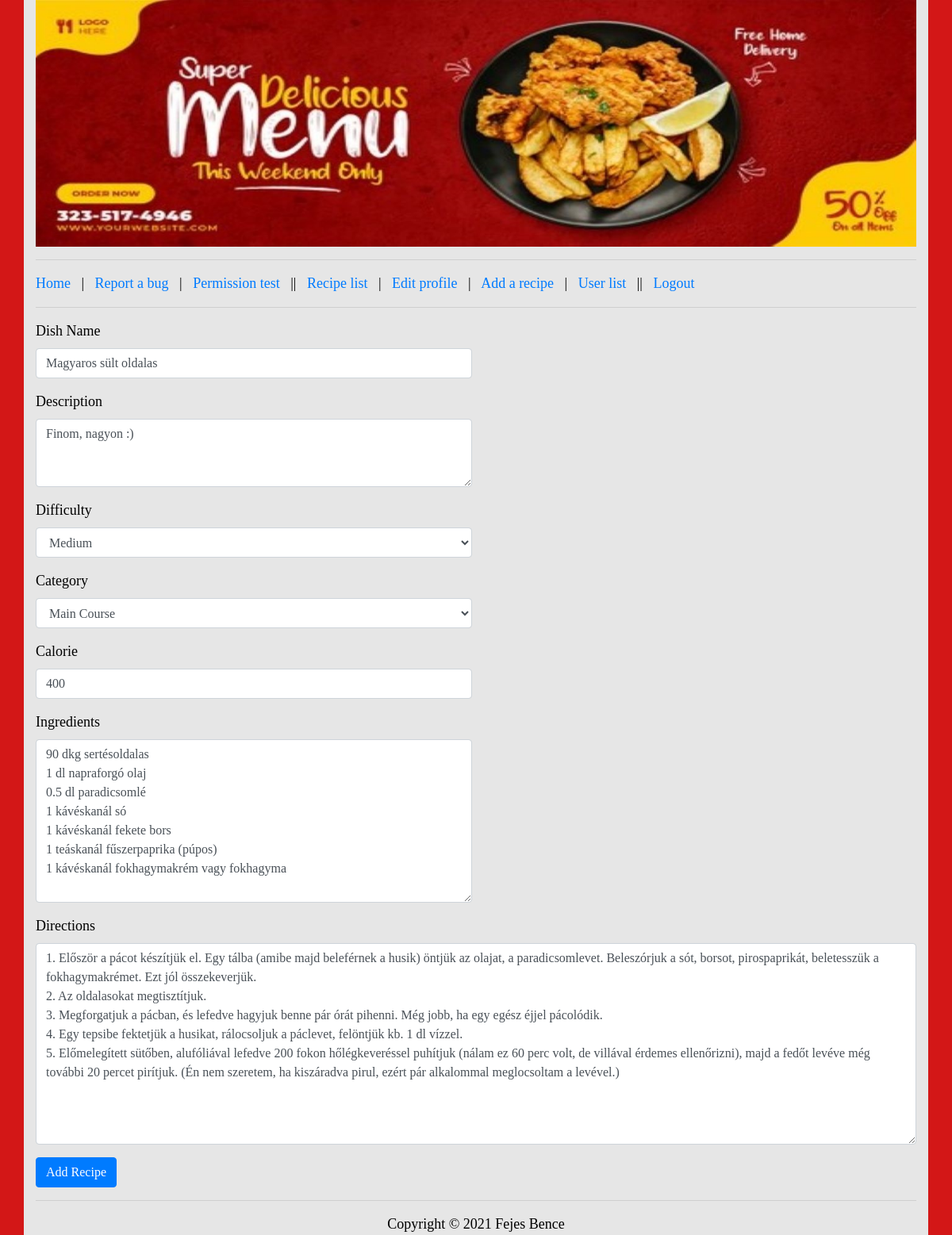
/index.php?P=edit_recipe&e=4 (signed in), run on the app's committed database.
### tables this page shows
CREATE TABLE IF NOT EXISTS `recipes` (
  `id` int NOT NULL AUTO_INCREMENT,
  `dish_name` varchar(64) NOT NULL,
  `difficulty` int NOT NULL,
  `category` varchar(40) NOT NULL,
  `calorie` int NOT NULL,
  `ingredients` mediumtext NOT NULL,
  `directions` mediumtext NOT NULL,
  `description` varchar(500) NOT NULL,
  PRIMARY KEY (`id`)
);

### protected/database.php (called while the page is built, shortened)
<?php
function getConnection() {
	$connection = new PDO(DB_TYPE.':host='.DB_HOST.';dbname='.DB_NAME.';',DB_USER, DB_PASS);
	$connection->exec("SET NAMES '".DB_CHARSET."'");
	return $connection;
}
function getList($queryString, $queryParams = []) {
	$connection = getConnection();
	$statement = $connection->prepare($queryString);
	$success = $statement->execute($queryParams);
	$result = $success ? $statement->fetchAll(PDO::FETCH_ASSOC) : [];
	return $result;
}
?>

### protected/recipes/edit.php (the view, shortened to what this page needs)
<?php if(!isset($_SESSION['permission']) || $_SESSION['permission'] <= 1) : ?>
	<h1>Page access is forbidden!</h1>
<?php else : ?>
	<?php
		$query2 = "SELECT id, dish_name, difficulty, category, calorie, ingredients, directions, description FROM recipes WHERE id = :id ";
		$params2 = [':id' => $_GET['e']];
		$recipes = getList($query2, $params2);
	?>
	<?php foreach ($recipes as $r) : ?>
		<form method="post">
			<div class="form-row">
				<div class="form-group col-md-6">
					<label for="recipeDishName">Dish Name</label>
					<input type="text" class="form-control" id="recipeDishName" name="dish_name" value = "<?=$r['dish_name']?>">
				</div>
			</div>
			<div class="form-row">
				<div class="form-group col-md-6">
					<label for="recipeDescription">Description</label>
					<textarea type="text" placeholder="Please say something about it!" class="form-control" id="recipeDescription" name="description" rows="3"><?=$r['description']?></textarea>
				</div>
			</div>
			<div class="form-row">
				<div class="form-group col-md-6">
			    	<label for="recipeDifficulty">Difficulty</label>
			    	<?php
						$select = array("There is nothing here", "Very Easy", "Easy", "Medium", "Hard", "Very Hard");
						$fromwhere = $r['difficulty']
					?>
			    	<select class="form-control" id="recipeDifficulty" name="difficulty">
			      		<option value="<?=$select[$fromwhere]?>" selected><?=$select[$fromwhere]?></option>
			    	</select>
			  	</div>
			</div>
			<div class="form-row">
				<div class="form-group col-md-6">
					<label for="recipeCategory">Category</label>
					<?php
						$fromwhere = 0;
						$select = array("There is nothing here", "Breakfast", "Soup", "Main Course", "Dessert", "Salad", "Drinks", "Dinner", "Garnish");
					?>
					<?php switch($r['category']){
							case "Main Course": $fromwhere = 3; break;
					} ?>
					<select class="form-control" id="recipeCategory" name="category">
			      		<option value="<?=$select[$fromwhere]?>" selected><?=$select[$fromwhere]?></option>
			    	</select>
				</div>
			</div>
			<div class="form-row">
				<div class="form-group col-md-6">
					<label for="recipeCalorie">Calorie</label>
					<input type="text" class="form-control" id="recipeCalorie" name="calorie"  value = "<?=$r['calorie']?>">
				</div>
			</div>
			<div class="form-row">
				<div class="form-group col-md-6">
					<label for="recipeIngredients">Ingredients</label>
					<textarea type="text" placeholder="Please write the ingredients here! Please split the lines with ENTER!" class="form-control" id="recipeIngredients" name="ingredients" rows="8"><?=$r['ingredients']?></textarea>
				</div>
			</div>
			<div class="form-row">
				<div class="form-group col-md-12">
					<label for="recipeDirections">Directions</label>
					<textarea type="text" placeholder="Please write the instuctions here! Please split the lines with ENTER!" class="form-control" id="recipeDirections" name="directions" rows="10"><?=$r['directions']?></textarea>
				</div>
			</div>
			<button type="submit" class="btn btn-primary" name="addRecipe">Add Recipe</button>
		</form>
	<?php endforeach; ?>
<?php endif; ?>

### public/style.css (style rules this page uses)
body { background-color: #d31717; font-family: "Times New Roman"; font-size: 18px; color: #000000; }

### data on the page
recipes: dish_name "Magyaros sült oldalas", description "Finom, nagyon :)", difficulty "Medium", category "Main Course", calorie "400", ingredients "90 dkg sertésoldalas 1 dl napraforgó olaj 0.5 dl paradicsomlé 1 kávéskanál só 1 kávéskanál fekete bors 1 teáskanál fűszerpaprika (púpos) 1 kávéskanál fokhagymakrém vagy fokhagyma", directions "1. Először a pácot készítjük el. Egy tálba (amibe majd beleférnek a husik) öntjük az olajat, a paradicsomlevet. Beleszórjuk a sót, borsot, pirospaprikát, beletesszük a fokhagymakrémet. Ezt jól összekeverjük. 2. Az oldalasokat megtisztítjuk. 3. Megforgatjuk a pácban, és lefedve hagyjuk benne pár órát pihenni. Még jobb, ha egy egész éjjel pácolódik. 4. Egy tepsibe fektetjük a husikat, rálocsoljuk a páclevet, felöntjük kb. 1 dl vízzel. 5. Előmelegített sütőben, alufóliával lefedve 200 fokon hőlégkeveréssel puhítjuk (nálam ez 60 perc volt, de villával érdemes ellenőrizni), majd a fedőt levéve még további 20 percet pirítjuk. (Én nem szeretem, ha kiszáradva pirul, ezért pár alkalommal…"
